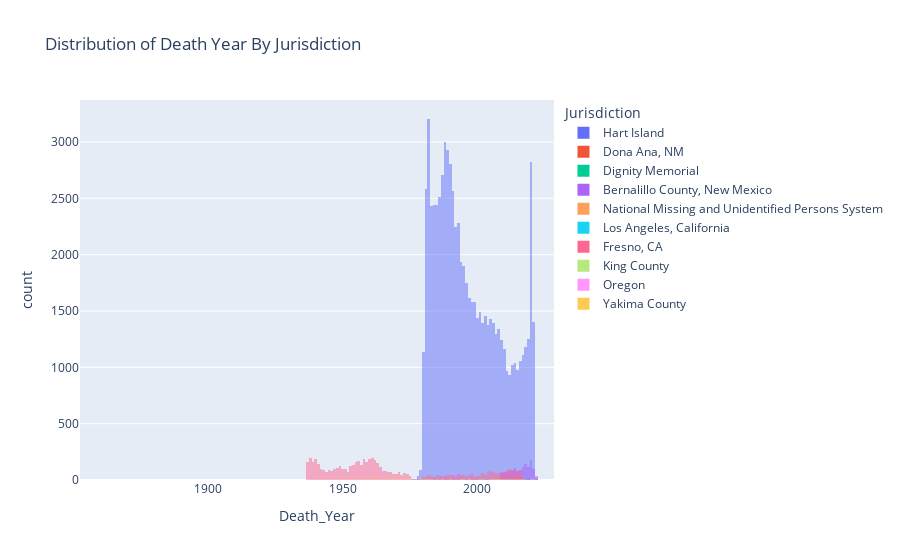

The notebook cell saved with this chart:
### Code cell
fig = px.histogram(
    ds_burial,
    x="Death_Year",
    color="Jurisdiction",
    labels={"Close": "Closing Price"},
    title="Distribution of Death Year By Jurisdiction",
    barmode="overlay",
)
fig.show()

### Figure 1 — Plotly figure (JSON) as saved in the notebook; plotly's stock layout.template omitted (floating-point values rounded to 4 significant figures; data arrays with more than 128 entries replaced by an {"elided": "..."} marker saying what was removed)
{"data": [{"alignmentgroup": "True", "bingroup": "x", "hovertemplate": "Jurisdiction=Hart Island<br>Death_Year=%{x}<br>count=%{y}<extra></extra>", "legendgroup": "Hart Island", "marker": {"color": "#636efa", "opacity": 0.5, "pattern": {"shape": ""}}, "name": "Hart Island", "offsetgroup": "Hart Island", "orientation": "v", "showlegend": true, "type": "histogram", "x": {"elided": "75063 int values"}, "xaxis": "x", "yaxis": "y"}, {"alignmentgroup": "True", "bingroup": "x", "hovertemplate": "Jurisdiction=Dona Ana, NM<br>Death_Year=%{x}<br>count=%{y}<extra></extra>", "legendgroup": "Dona Ana, NM", "marker": {"color": "#EF553B", "opacity": 0.5, "pattern": {"shape": ""}}, "name": "Dona Ana, NM", "offsetgroup": "Dona Ana, NM", "orientation": "v", "showlegend": true, "type": "histogram", "x": [2014, 2013, 2015, 2014, 2014, 2013, 2014, 2015, 2014, 2014, 2014, 2014, 2013, 2013, 2014, 2013, 2013, 2014, 2014, null, 2013, 2014, 2013, 2014, 2015, 2013, 2014, 2014, 2013, 2015, 2015, 2014, 2014, 2015, 2014, 2015, 2015, 2014, 2014, 2013, 2015, 2015, 2014, 2014, 2015, 2014, 2014], "xaxis": "x", "yaxis": "y"}, {"alignmentgroup": "True", "bingroup": "x", "hovertemplate": "Jurisdiction=Dignity Memorial<br>Death_Year=%{x}<br>count=%{y}<extra></extra>", "legendgroup": "Dignity Memorial", "marker": {"color": "#00cc96", "opacity": 0.5, "pattern": {"shape": ""}}, "name": "Dignity Memorial", "offsetgroup": "Dignity Memorial", "orientation": "v", "showlegend": true, "type": "histogram", "x": [2019, 2019, 2019, 2019, 2019, 2019, 2019, 2019, 2018, 2018, 2018, 2018, 2018, 2018, 2018, 2018, 2018, 2019, 2019, 2019, 2019], "xaxis": "x", "yaxis": "y"}, {"alignmentgroup": "True", "bingroup": "x", "hovertemplate": "Jurisdiction=Bernalillo County, New Mexico<br>Death_Year=%{x}<br>count=%{y}<extra></extra>", "legendgroup": "Bernalillo County, New Mexico", "marker": {"color": "#ab63fa", "opacity": 0.5, "pattern": {"shape": ""}}, "name": "Bernalillo County, New Mexico", "offsetgroup": "Bernalillo County, New Mexico", "orientation": "v", "showlegend": true, "type": "histogram", "x": {"elided": "1343 int values"}, "xaxis": "x", "yaxis": "y"}, {"alignmentgroup": "True", "bingroup": "x", "hovertemplate": "Jurisdiction=National Missing and Unidentified Persons System<br>Death_Year=%{x}<br>count=%{y}<extra></extra>", "legendgroup": "National Missing and Unidentified Persons System", "marker": {"color": "#FFA15A", "opacity": 0.5, "pattern": {"shape": ""}}, "name": "National Missing and Unidentified Persons System", "offsetgroup": "National Missing and Unidentified Persons System", "orientation": "v", "showlegend": true, "type": "histogram", "x": {"elided": "14106 null values"}, "xaxis": "x", "yaxis": "y"}, {"alignmentgroup": "True", "bingroup": "x", "hovertemplate": "Jurisdiction=Los Angeles, California<br>Death_Year=%{x}<br>count=%{y}<extra></extra>", "legendgroup": "Los Angeles, California", "marker": {"color": "#19d3f3", "opacity": 0.5, "pattern": {"shape": ""}}, "name": "Los Angeles, California", "offsetgroup": "Los Angeles, California", "orientation": "v", "showlegend": true, "type": "histogram", "x": {"elided": "8743 null values"}, "xaxis": "x", "yaxis": "y"}, {"alignmentgroup": "True", "bingroup": "x", "hovertemplate": "Jurisdiction=Fresno, CA<br>Death_Year=%{x}<br>count=%{y}<extra></extra>", "legendgroup": "Fresno, CA", "marker": {"color": "#FF6692", "opacity": 0.5, "pattern": {"shape": ""}}, "name": "Fresno, CA", "offsetgroup": "Fresno, CA", "orientation": "v", "showlegend": true, "type": "histogram", "x": {"elided": "11718 int values"}, "xaxis": "x", "yaxis": "y"}, {"alignmentgroup": "True", "bingroup": "x", "hovertemplate": "Jurisdiction=King County<br>Death_Year=%{x}<br>count=%{y}<extra></extra>", "legendgroup": "King County", "marker": {"color": "#B6E880", "opacity": 0.5, "pattern": {"shape": ""}}, "name": "King County", "offsetgroup": "King County", "orientation": "v", "showlegend": true, "type": "histogram", "x": {"elided": "810 null values"}, "xaxis": "x", "yaxis": "y"}, {"alignmentgroup": "True", "bingroup": "x", "hovertemplate": "Jurisdiction=Oregon<br>Death_Year=%{x}<br>count=%{y}<extra></extra>", "legendgroup": "Oregon", "marker": {"color": "#FF97FF", "opacity": 0.5, "pattern": {"shape": ""}}, "name": "Oregon", "offsetgroup": "Oregon", "orientation": "v", "showlegend": true, "type": "histogram", "x": {"elided": "6554 null values"}, "xaxis": "x", "yaxis": "y"}, {"alignmentgroup": "True", "bingroup": "x", "hovertemplate": "Jurisdiction=Yakima County<br>Death_Year=%{x}<br>count=%{y}<extra></extra>", "legendgroup": "Yakima County", "marker": {"color": "#FECB52", "opacity": 0.5, "pattern": {"shape": ""}}, "name": "Yakima County", "offsetgroup": "Yakima County", "orientation": "v", "showlegend": true, "type": "histogram", "x": {"elided": "427 int values"}, "xaxis": "x", "yaxis": "y"}], "layout": {"barmode": "overlay", "legend": {"title": {"text": "Jurisdiction"}, "tracegroupgap": 0}, "title": {"text": "Distribution of Death Year By Jurisdiction"}, "xaxis": {"anchor": "y", "domain": [0, 1], "title": {"text": "Death_Year"}}, "yaxis": {"anchor": "x", "domain": [0, 1], "title": {"text": "count"}}}}
